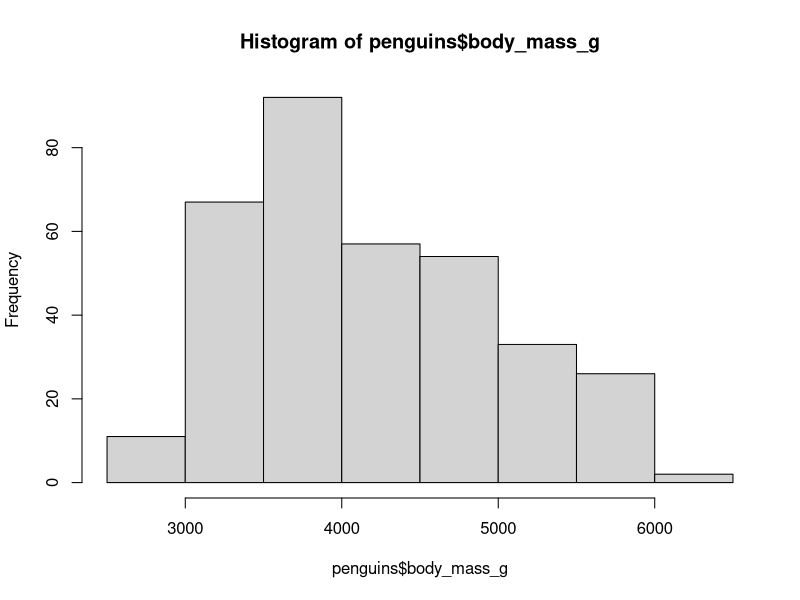

This figure's R source:
## ---- chunk 1
knitr::opts_chunk$set(echo = FALSE, message = FALSE)
## ---- chunk 2
library(palmerpenguins)
library(tidyverse)

## ---- chunk 3
head(penguins, n=10)
## ---- chunk 4
table(penguins$species)
## ---- chunk 5
table(penguins$island)
## ---- chunk 6
penguins %>%
  group_by(species) %>%
  summarise(masse = mean(body_mass_g, na.rm = TRUE),
            long_bec = mean(bill_length_mm, na.rm = TRUE))
## ---- chunk 7
hist(penguins$body_mass_g)
